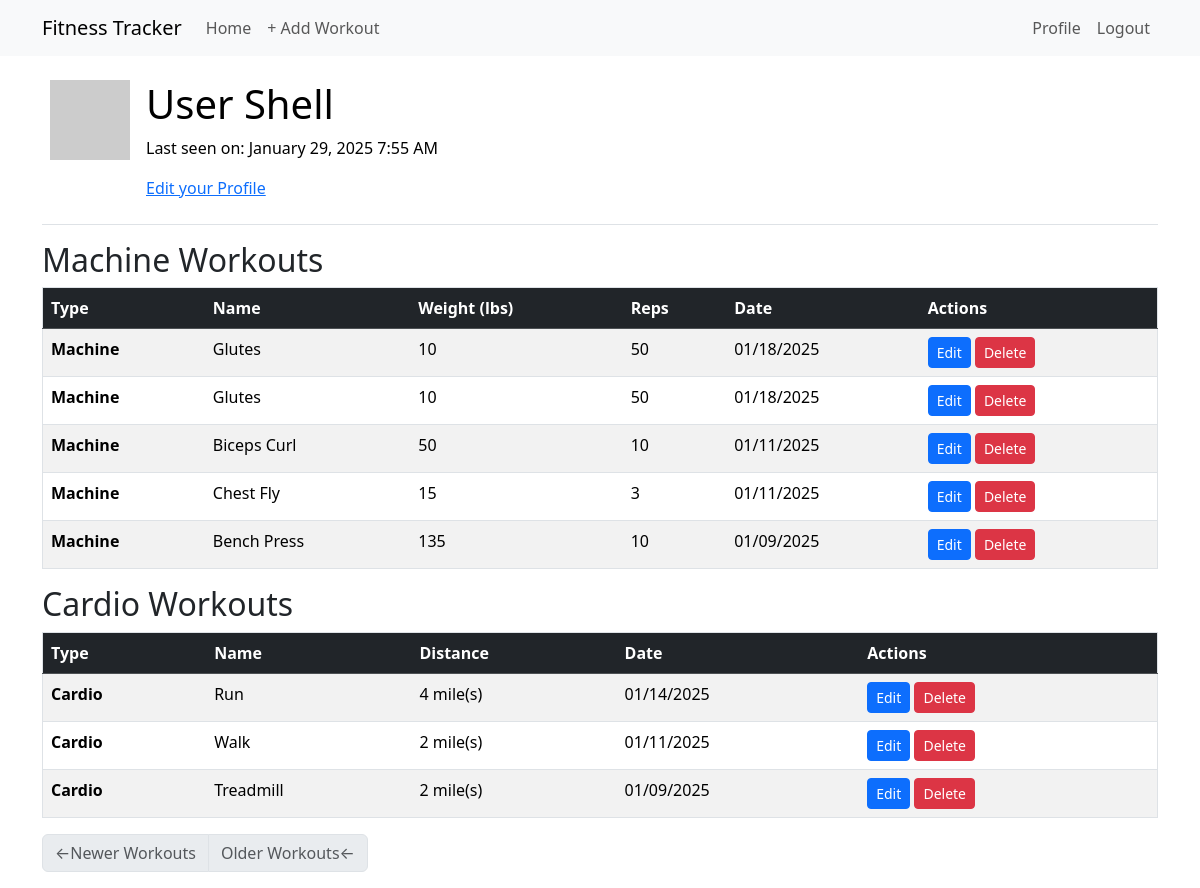
The app's page /user/Bob (signed in) with its own data.
### app/models.py (models this page shows, shortened)
class User(UserMixin, db.Model):
    id: Mapped[int] = mapped_column(primary_key=True)
    username: Mapped[str] = mapped_column(String(64), index=True, unique=True)
    email: Mapped[str] = mapped_column(String(120), index=True, unique=True)
    password_hash: Mapped[Optional[str]] = mapped_column(String(256))
    workouts: Mapped[List['Workout']] = relationship(back_populates='user', lazy='dynamic')
    about_me: Mapped[Optional[str]] = mapped_column(String(140))
    last_seen: Mapped[Optional[datetime]] = mapped_column(
        default=lambda: datetime.now(timezone.utc))
    def avatar(self, size):
        digest = md5(self.email.lower().encode('utf-8')).hexdigest()
        return f'https://www.gravatar.com/avatar/{digest}?d=identicon&s={size}'

class MachineExercise(db.Model):
    id: Mapped[int] = mapped_column(primary_key=True)
    name: Mapped[str] = mapped_column(String(64), index=True)
    reps: Mapped[int] = mapped_column(Integer, default=1)
    weight: Mapped[int] = mapped_column(Integer, default=0)
    workouts: Mapped[List['Workout']] = relationship(secondary='workout_machine_exercise', back_populates='machine_exercises')

class Workout(db.Model):
    id: Mapped[int] = mapped_column(primary_key=True)
    date: Mapped[datetime] = mapped_column(index=True, default=lambda: datetime.now(timezone.utc))
    user_id: Mapped[int] = mapped_column(ForeignKey(User.id), index=True)
    user: Mapped[User] = relationship(back_populates='workouts')
    machine_exercises: Mapped[List["MachineExercise"]] = relationship(secondary='workout_machine_exercise', back_populates="workouts")
    cardio_exercises: Mapped[List["CardioExercise"]] = relationship(secondary='workout_cardio_exercise', back_populates="workouts")

class CardioExercise(db.Model):
    id: Mapped[int] = mapped_column(primary_key=True)
    name: Mapped[str] = mapped_column(String(64), index=True)
    distance: Mapped[int] = mapped_column(Integer, nullable=False, default=0)
    workouts: Mapped[List['Workout']] = relationship(secondary='workout_cardio_exercise', back_populates='cardio_exercises')

### app/routes.py (the view)
@app.route('/user/<username>')
@login_required
def user(username):
    if not current_user.is_authenticated:
        return redirect(url_for('index'))
    page = request.args.get('page', 1, type=int)
    user = db.first_or_404(sa.select(User).where(User.username == username))
    query = user.workouts.order_by(Workout.date.desc())
    workouts = db.paginate(query, page=page, per_page=app.config['WORKOUTS_PER_PAGE'], error_out=False)
    next_url = url_for('user', username=username, page=workouts.next_num) \
        if workouts.has_next else None
    prev_url = url_for('user', username=username, page=workouts.prev_num) \
        if workouts.has_prev else None
    return render_template('user.html', user=current_user, workouts=workouts.items, next_url=next_url, prev_url=prev_url)

### app/models.py (called while the page is built)
@login.user_loader
def load_user(id):
    return db.session.get(User, int(id))

### app/routes.py (called while the page is built)
@app.before_request
def before_request():
    if current_user.is_authenticated:
        current_user.last_seen = datetime.now(timezone.utc)
        db.session.commit()

### app/templates/user.html (shortened to what this page needs)
{% extends "base.html" %} {% block content %}
<table class="table table-hover">
  <tr>
    <td width="64px"><img src="{{ user.avatar(64) }}" /></td>
    <td>
      <h1>User {{ user.username }}</h1>
      {% if user.last_seen %}<p>Last seen on: {{ moment(user.last_seen).format('LLL') }}</p>{% endif %}
      {% if user == current_user %}
      <p><a href="{{ url_for('edit_profile') }}">Edit your Profile</a></p>
      {% endif %}
    </td>
  </tr>
</table>
{% include '_workout.html' %}
<nav aria-label="Post navigation">
  <ul class="pagination">
    <li class="page-item{% if not prev_url %} disabled{% endif %}">
      <a class="page-link" href="{{ prev_url }}">
        <span aria-hidden="true">&larr;</span>Newer Workouts
      </a>
    </li>
    <li class="page-item{% if not next_url %} disabled{% endif %}">
      <a class="page-link" href="{{ next_url }}">
        Older Workouts<span aria-hidden="true">&larr;</span>
      </a>
    </li>
  </ul>
</nav>
{% endblock %}

### app/templates/_workout.html
<div class="table-responsive">
  <h2>Machine Workouts</h2>
  <table class="table table-striped table-hover border">
    <thead class="table-dark">
      <tr>
        <th scope="col">Type</th>
        <th scope="col">Name</th>
        <th scope="col">Weight (lbs)</th>
        <th scope="col">Reps</th>
        <th scope="col">Date</th>
        <th scope="col">Actions</th>
      </tr>
    </thead>
    <tbody>
      {% for workout in workouts %}
        {% for machine in workout.machine_exercises %}
        <tr>
          <td><strong>Machine</strong></td>
          <td>{{ machine.name }}</td>
          <td>{{ machine.weight }}</td>
          <td>{{ machine.reps }}</td>
          <td>{{ moment(workout.date, local=True).format('L') }}</td>
          <td>
            <a href="{{ url_for('edit_workout', workout_id=workout.id) }}"
               class="btn btn-primary btn-sm">
              Edit
            </a>
            <a href="{{ url_for('delete_workout', workout_id=workout.id) }}"
               class="btn btn-danger btn-sm">
              Delete
            </a>
          </td>
        </tr>
        {% endfor %}
      {% endfor %}
    </tbody>
  </table>
  <h2>Cardio Workouts</h2>
  <table class="table table-striped table-hover border">
    <thead class="table-dark">
      <tr>
        <th scope="col">Type</th>
        <th scope="col">Name</th>
        <th scope="col">Distance</th>
        <th scope="col">Date</th>
        <th scope="col">Actions</th>
      </tr>
    </thead>
    <tbody>
      {% for workout in workouts %}
        {% for cardio in workout.cardio_exercises %}
        <tr>
          <td><strong>Cardio</strong></td>
          <td>{{ cardio.name }}</td>
          <td>{{ cardio.distance }} mile(s)</td>
          <td>{{ moment(workout.date, local=True).format('L') }}</td>
          <td>
            <a href="{{ url_for('edit_workout', workout_id=workout.id) }}"
               class="btn btn-primary btn-sm">
              Edit
            </a>
            <a href="{{ url_for('delete_workout', workout_id=workout.id) }}"
               class="btn btn-danger btn-sm">
              Delete
            </a>
          </td>
        </tr>
        {% endfor %}
      {% endfor %}
    </tbody>
  </table>
</div>

### records on screen
User: username "Shell", last_seen "January 29, 2025 7:55 AM"
Workout: date "01/18/2025"
MachineExercise: name "Glutes", weight "10", reps "50"
Workout: date "01/18/2025"
MachineExercise: name "Glutes", weight "10", reps "50"
Workout: date "01/11/2025"
MachineExercise: name "Biceps Curl", weight "50", reps "10"
Workout: date "01/11/2025"
MachineExercise: name "Chest Fly", weight "15", reps "3"
Workout: date "01/09/2025"
MachineExercise: name "Bench Press", weight "135", reps "10"
Workout: date "01/14/2025"
CardioExercise: name "Run", distance "4"
Workout: date "01/11/2025"
CardioExercise: name "Walk", distance "2"
CardioExercise: name "Treadmill", distance "2"
